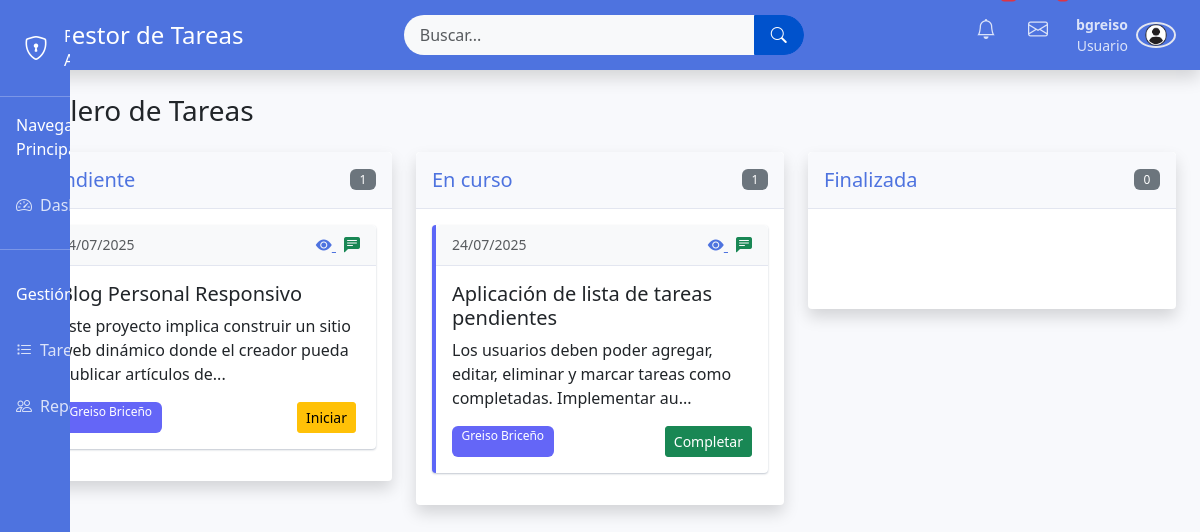
Before: /tablero.php (signed in) with the older database file.
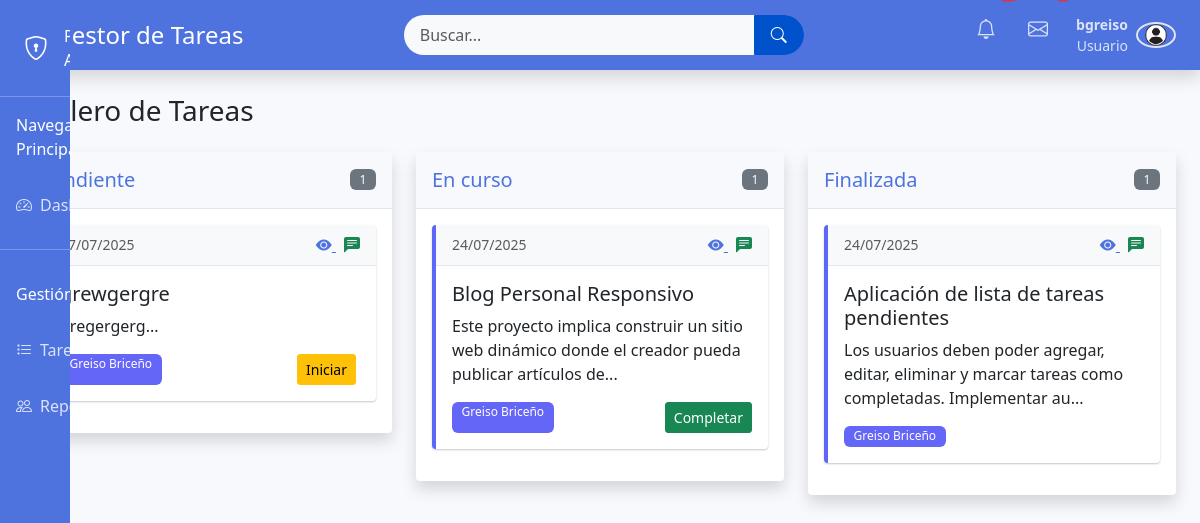
After: the same page with the newer database file.
### tables this page shows
CREATE TABLE `estatus` (
  `id_estatus` int(11) NOT NULL,
  `nombre` varchar(50) NOT NULL
);

CREATE TABLE `tareas` (
  `id_tarea` int(11) NOT NULL,
  `id_usuario` int(11) NOT NULL,
  `id_usuario_asignado` int(11) NOT NULL,
  `titulo` varchar(255) NOT NULL,
  `categoria` text NOT NULL,
  `descripcion` text,
  `herramientas` text,
  `id_estatus` int(11) NOT NULL,
  `fecha_creacion` datetime DEFAULT CURRENT_TIMESTAMP,
  `fecha_actualizacion` datetime DEFAULT NULL ON UPDATE CURRENT_TIMESTAMP,
  `fecha_finalizacion` datetime DEFAULT NULL,
  `prioridad` varchar(255) NOT NULL,
  `id_tarea_padre` int(11) DEFAULT NULL
);

CREATE TABLE `usuarios` (
  `id_usuario` int(11) NOT NULL,
  `nombre` varchar(100) NOT NULL,
  `usuario` varchar(50) NOT NULL,
  `contraseña` varchar(255) NOT NULL,
  `email` varchar(255) NOT NULL,
  `telefono` int(11) NOT NULL,
  `id_departamento` int(11) DEFAULT NULL,
  `id_cargo` int(11) DEFAULT NULL,
  `id_rol` int(11) DEFAULT NULL,
  `fecha_registro` datetime DEFAULT CURRENT_TIMESTAMP,
  `ultimo_acceso` datetime DEFAULT NULL
);

### tablero.php (the view, shortened to what the changed rows need)
<?php
require_once 'config.php';
$estados = [];
$query_estados = $conexion->query("SELECT * FROM estatus");
if ($query_estados) {
    $estados = $query_estados->fetch_all(MYSQLI_ASSOC);
}
$tareas_por_estado = [];
foreach ($estados as $estado) {
    $id_estatus = $estado['id_estatus'];
    if (esAdmin()) {
        $stmt = $conexion->prepare("
            SELECT t.*, u.nombre as asignado, e.nombre as estado
            FROM tareas t
            JOIN usuarios u ON t.id_usuario_asignado = u.id_usuario
            JOIN estatus e ON t.id_estatus = e.id_estatus
            WHERE t.id_estatus = ?
        ");
    } else {
        $stmt = $conexion->prepare("
            SELECT t.*, u.nombre as asignado, e.nombre as estado
            FROM tareas t
            JOIN usuarios u ON t.id_usuario_asignado = u.id_usuario
            JOIN estatus e ON t.id_estatus = e.id_estatus
            WHERE t.id_estatus = ? AND t.id_usuario_asignado = ?
        ");
        $stmt->bind_param("ii", $id_estatus, $_SESSION['id_usuario']);
    }
    $stmt->execute();
    $result = $stmt->get_result();
    $tareas_por_estado[$id_estatus] = $result->fetch_all(MYSQLI_ASSOC);
}
include 'header.php';
?>
<div class="container-fluid">
    <h1 class="h3 mb-4 text-gray-800">Tablero de Tareas</h1>
    <div class="kanban-board">
        <div class="row">
            <?php foreach ($estados as $estado): ?>
                <div class="col-lg-4 col-md-6">
                    <div class="card shadow mb-4">
                        <div class="card-header py-3 d-flex flex-row align-items-center justify-content-between">
                            <h5 class="m-0 font-weight-bold text-primary"><?= $estado['nombre'] ?></h5>
                            <span class="badge bg-secondary"><?= count($tareas_por_estado[$estado['id_estatus']]) ?></span>
                        </div>
                        <div class="card-body" id="estado-<?= $estado['id_estatus'] ?>" data-estado-id="<?= $estado['id_estatus'] ?>">
                            <?php foreach ($tareas_por_estado[$estado['id_estatus']] as $tarea): ?>
                                <div class="card task-card mb-3" data-task-id="<?= $tarea['id_tarea'] ?>" draggable="true">
                                <div class="card-header bg-light d-flex justify-content-between align-items-center py-2">
                                        <small class="text-muted">
                                            <?= date('d/m/Y', strtotime($tarea['fecha_creacion'])) ?>
                                        </small>
                                        <div class="task-actions">
                                            <a href="ver.php?id=<?= $tarea['id_tarea'] ?>"
                                               class="text-primary me-2"
                                               title="Ver detalles"
                                               data-bs-toggle="tooltip">
                                                <i class="bi bi-eye-fill"></i>
                                            </a>
                                            <a href="#"
                                               class="text-success"
                                               title="Agregar comentario"
                                               data-bs-toggle="modal"
                                               data-bs-target="#comentarioModal"
                                               data-tarea-id="<?= $tarea['id_tarea'] ?>"
                                               data-bs-toggle="tooltip">
                                                <i class="bi bi-chat-left-text-fill"></i>
                                            </a>
                                        </div>
                                    </div>
                                    <div class="card-body">
                                        <h5 class="card-title"><?= htmlspecialchars($tarea['titulo']) ?></h5>
                                        <p class="card-text"><?= htmlspecialchars(substr($tarea['descripcion'], 0, 100)) ?>...</p>
                                        <div class="d-flex justify-content-between">
                                            <span class="badge bg-info"><?= $tarea['asignado'] ?></span>
                                            <?php if ($tarea['id_estatus'] == 1 || $tarea['id_estatus'] == 1): ?>
                                                <form method="get" class="me-1">
                                                    <button type="submit" class="btn btn-sm btn-warning" title="Iniciar tarea">
                                                        <a><i class="fas fa-play"></i> Iniciar</a>
                                                    </button>
                                                </form>
                                            <?php endif; ?>
                                            <?php if ($tarea['id_estatus'] == 2 || $tarea['id_estatus'] == 2): ?>
                                                <form method="get">
                                                    <button type="submit" class="btn btn-sm btn-success" title="Finalizar tarea">
                                                        <a><i class="fas fa-check"></i> Completar</a>
                                                    </button>
                                                </form>
                                            <?php endif; ?>
                                        </div>
                                    </div>
                                </div>
                            <?php endforeach; ?>
                        </div>
                    </div>
                </div>
            <?php endforeach; ?>
        </div>
    </div>
</div>
<?php include 'footer.php'; ?>

Changed rows visible on the page:
changed estatus "Pendiente": loses tareas (fecha_creacion "24/07/2025", titulo "Blog Personal Responsivo", descripcion "Este proyecto implica construir un sitio web dinámico donde el creador pueda publicar artículos de", id_usuario.nombre "Greiso Briceño")
added tareas: fecha_creacion "27/07/2025", titulo "grewgergre", descripcion "gregergerg", id_usuario.nombre "Greiso Briceño", shown under estatus "Pendiente"
changed estatus "En curso": gains tareas (fecha_creacion "24/07/2025", titulo "Blog Personal Responsivo", descripcion "Este proyecto implica construir un sitio web dinámico donde el creador pueda publicar artículos de", id_usuario.nombre "Greiso Briceño"); loses tareas (fecha_creacion "24/07/2025", titulo "Aplicación de lista de tareas pendientes", descripcion "Los usuarios deben poder agregar, editar, eliminar y marcar tareas como completadas. Implementar au", id_usuario.nombre "Greiso Briceño")
changed estatus "Finalizada": id_estatus "0" → "1"; gains tareas (fecha_creacion "24/07/2025", titulo "Aplicación de lista de tareas pendientes", descripcion "Los usuarios deben poder agregar, editar, eliminar y marcar tareas como completadas. Implementar au", id_usuario.nombre "Greiso Briceño")
